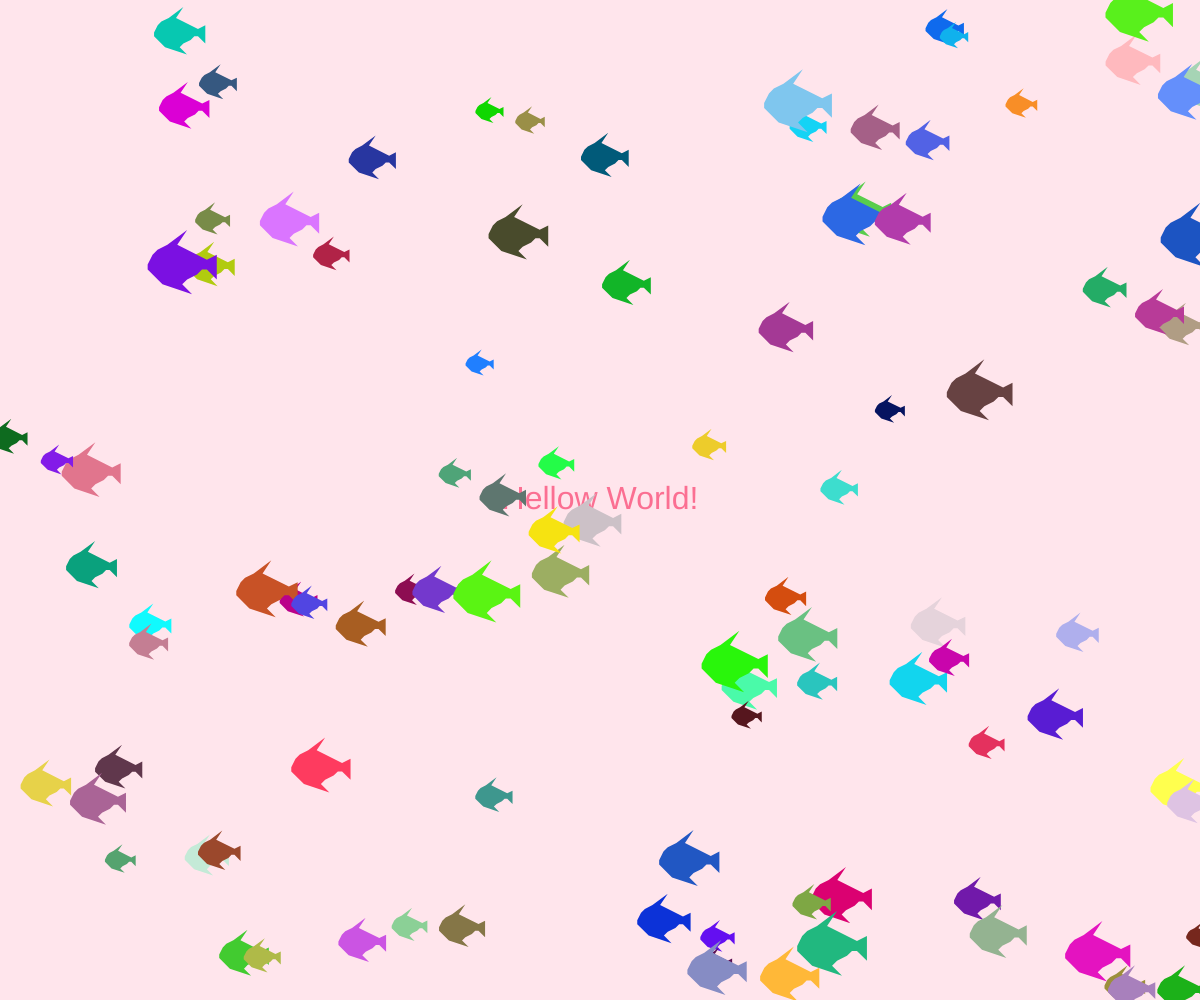
Frame 1 (no input)
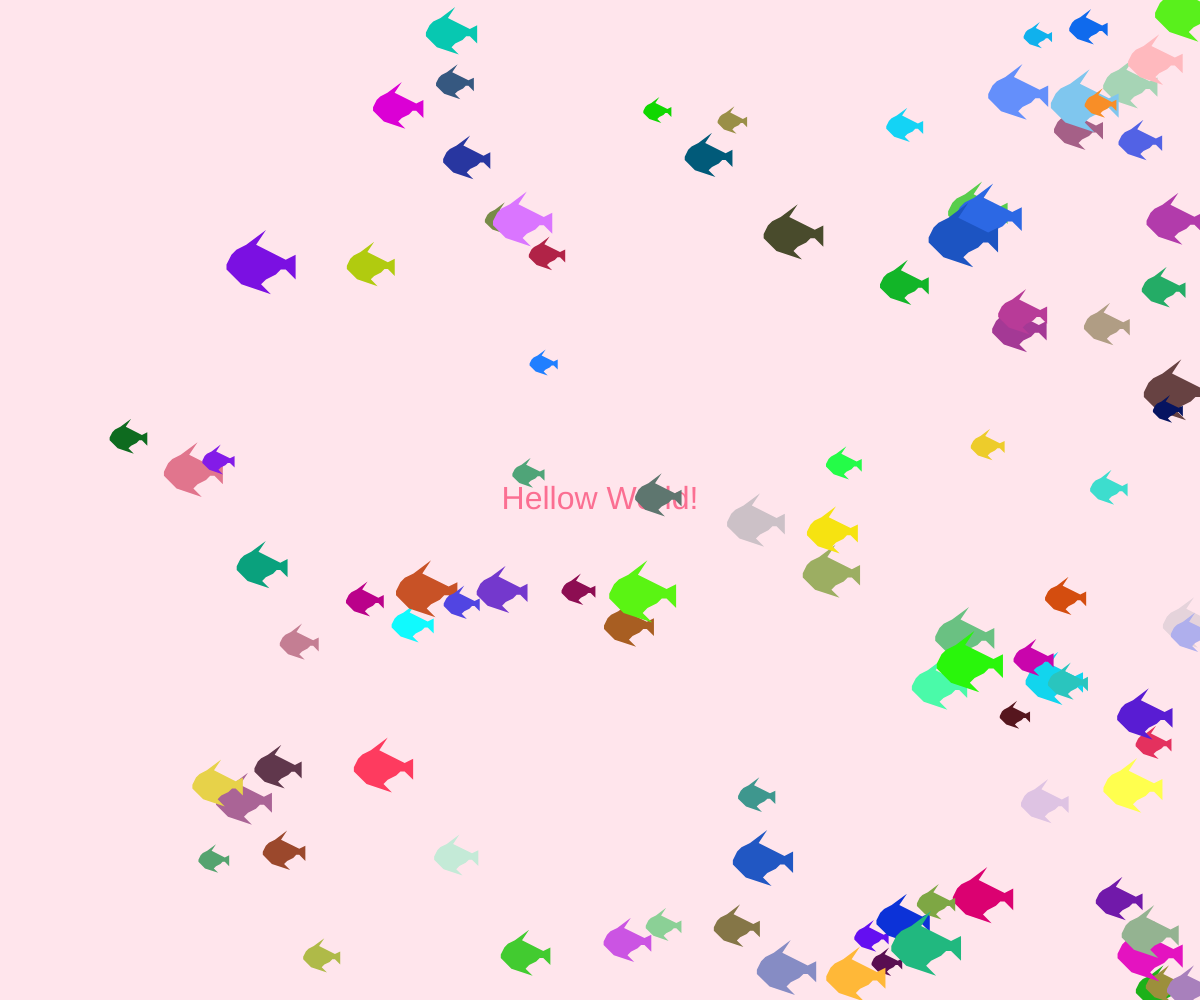
Frame 60 (no input)
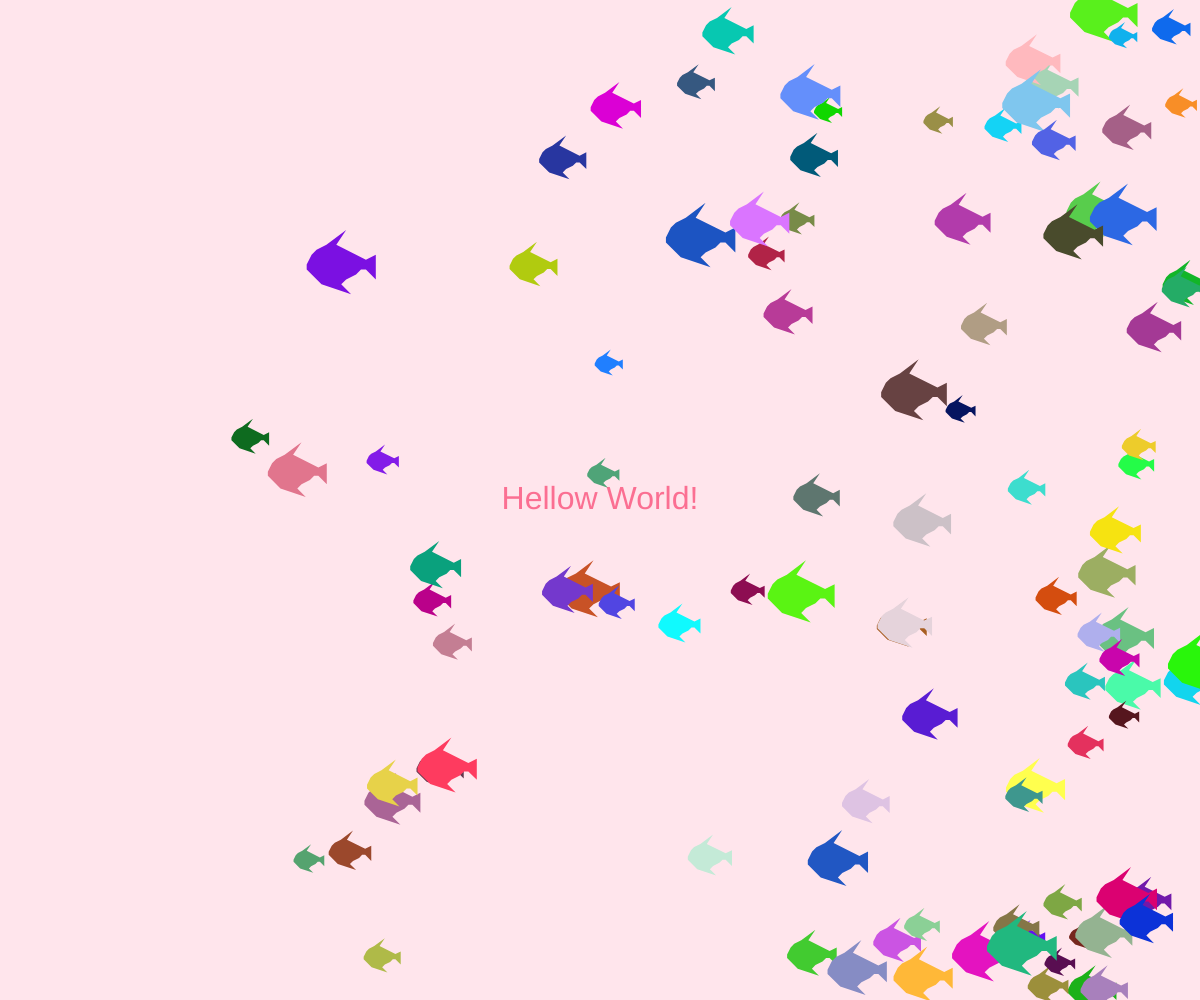
Frame 120 (the mouse pressed at the canvas centre since frame 60)

The p5.js sketch that drew these frames (run headless with seeded random() and noise() and a simulated clock; from frame 60 on, the mouse is pressed at the canvas centre):

// p5.js sketch
// ── sketch.js
let shapes = [];
let points = [[-3, 5], [3, 7], [1, 5], [2, 4], [4, 3], [5, 2], [6, 2], [8, 4], [8, -1], [6, 0], [0, -3], [2, -6], [-2, -3], [-4, -2], [-5, -1], [-6, 1], [-6, 2]];

function setup() {
  createCanvas(windowWidth, windowHeight);
  // 初始化一百個形狀
  for (let i = 0; i < 100; i++) {
    shapes.push({
      x: random(width),
      y: random(height),
      size: random(20, 50),
      color: color(random(255), random(255), random(255)),
      speed: random(1, 5)
    });
  }
}

function draw() {
  background("#ffe5ec");
  textSize(32);
  textFont("Arial");
  textAlign(CENTER, CENTER);
  fill("#fb6f92");
  text("Hellow World!", width / 2, height / 2);
  fill("ff0000");
  stroke("#0000ff");

  // 繪製並更新一百個形狀
  for (let shape of shapes) {
    fill(shape.color);
    noStroke();
    push();
    translate(shape.x, shape.y);
    scale(shape.size / 10);
    beginShape();
    for (let point of points) {
      vertex(point[0], point[1]);
    }
    endShape(CLOSE);
    pop();

    // 更新形狀的 x 座標
    shape.x += shape.speed;

    // 當形狀超出畫面時，改變移動方向
    if (shape.x > width || shape.x < 0) {
      shape.speed *= -1;
    }
  }
}
